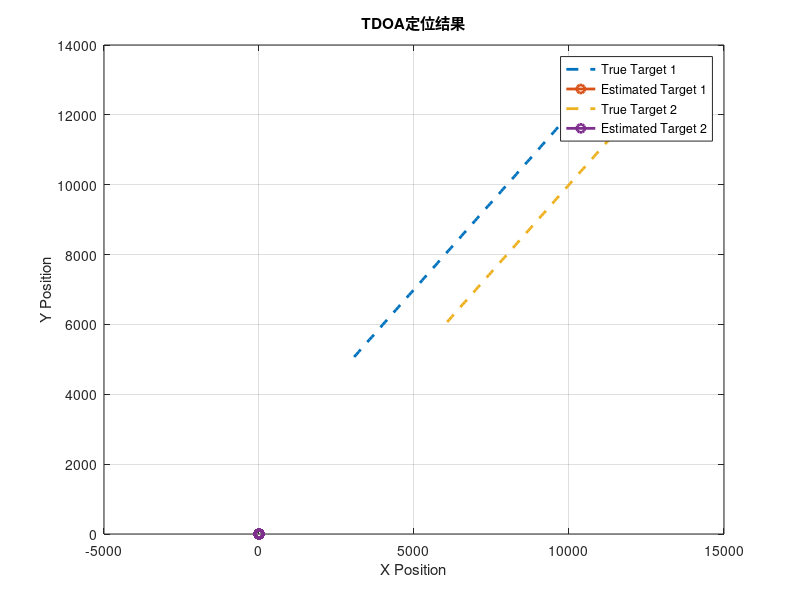

Reproduce this figure in MATLAB.
clc
clear
close all

% 参数设置
sound_speed = 1500; % 声速，单位：米/秒
platform_positions = [0, 0; 0, 1e4; 1e4, 1e4; 1e4, 0]; % 观测平台的位置
target_positions = [3e3, 5e3; 6e3, 6e3]; % 运动目标的初始位置
target_speed = 100; % 运动目标的速度，单位：米/秒
sampling_rate = 1; % 信号发射频率，单位：Hz

% 模拟运动目标的位置变化
time_steps = 100; % 模拟的时间步数
target_positions_history = zeros(time_steps, size(target_positions, 1), 2);

for t = 1:time_steps
    target_positions = target_positions + target_speed * [cos(pi/4); sin(pi/4)] / sampling_rate;
    target_positions_history(t, :, :) = target_positions;
end

% 计算到达时间差
num_platforms = size(platform_positions, 1);
num_targets = size(target_positions, 1);
TDOA_matrix = zeros(num_platforms, num_platforms, time_steps);

for t = 1:time_steps
    for i = 1:num_platforms
        for j = i+1:num_platforms
            distance_i = norm(squeeze(target_positions_history(t, :, 1)) - platform_positions(i, 1));
            distance_j = norm(squeeze(target_positions_history(t, :, 1)) - platform_positions(j, 1));
            TDOA_matrix(i, j, t) = (distance_i - distance_j) / sound_speed;
        end
    end
end


% TDOA定位
estimated_positions = zeros(time_steps, num_targets, 2);

for t = 1:time_steps
    for k = 1:num_targets
        A = zeros(num_platforms-1, 2);
        b = zeros(num_platforms-1, 1);

        idx = 1;
        for i = 1:num_platforms
            if i ~= 1
                A(idx, :) = 2 * (platform_positions(i, :) - platform_positions(1, :));
                b(idx) = TDOA_matrix(1, i, t) * sound_speed;
                idx = idx + 1;
            end
        end

        % 使用线性最小二乘法求解定位
        x = pinv(A) * b;
        estimated_positions(t, k, :) = platform_positions(1, :) + x';
    end
end

% 可视化结果
figure;
for k = 1:num_targets
    plot(squeeze(target_positions_history(:, k, 1)), squeeze(target_positions_history(:, k, 2)), '--', 'LineWidth', 2, 'DisplayName', ['True Target ' num2str(k)]);
    hold on;
    plot(squeeze(estimated_positions(:, k, 1)), squeeze(estimated_positions(:, k, 2)), 'o-', 'LineWidth', 2, 'DisplayName', ['Estimated Target ' num2str(k)]);
end
legend('Location', 'Best');
xlabel('X Position');
ylabel('Y Position');
title('TDOA定位结果');
grid on;
